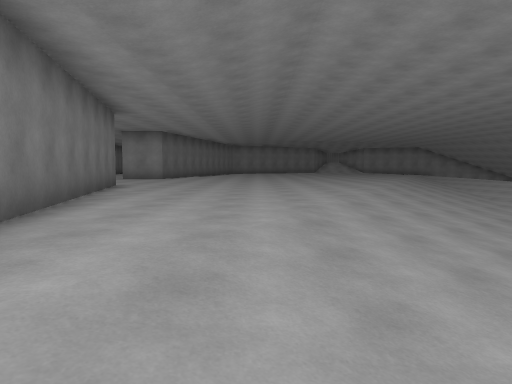
[1] (above)

13 first-person views from a walk through a Unity game level. The camera is 1.2 m above the floor, tilts 4° down and sees 70° across. The floor is counted in squares, 2 m on a side. Each view is taken from the middle of a square. On the plan, view 1 faces up. The plan holds only what a view shows up to about 10 squares ahead; the rest is blank. The place goes on beyond the plan. The player is left out. Some animated figures are left out.

[2]
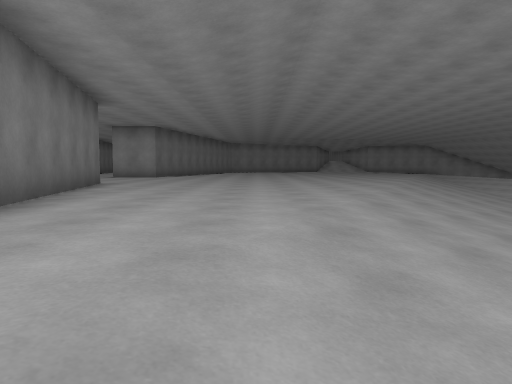

[3]
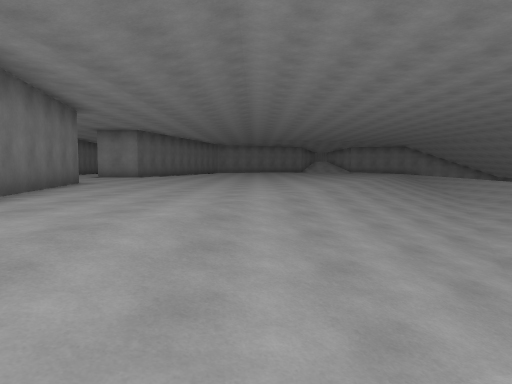

[4]
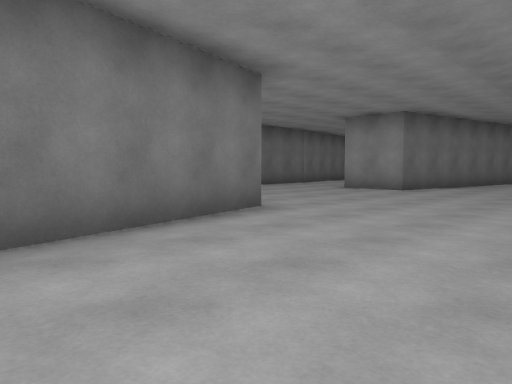

[5]
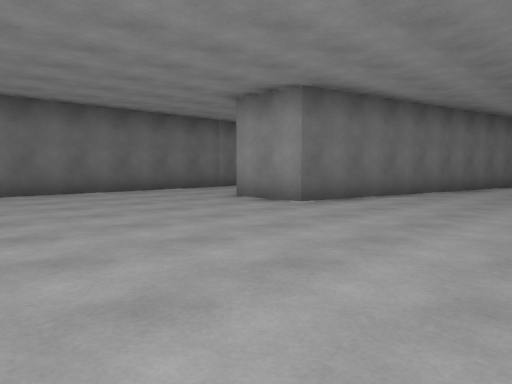

[6]
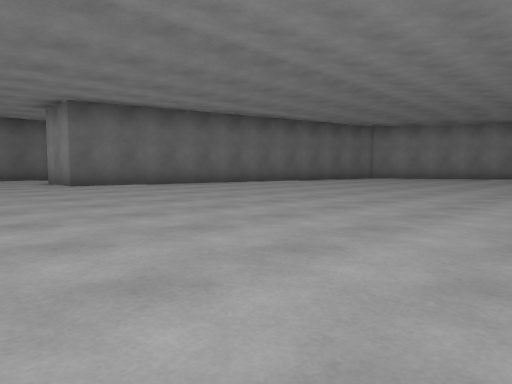

[7]
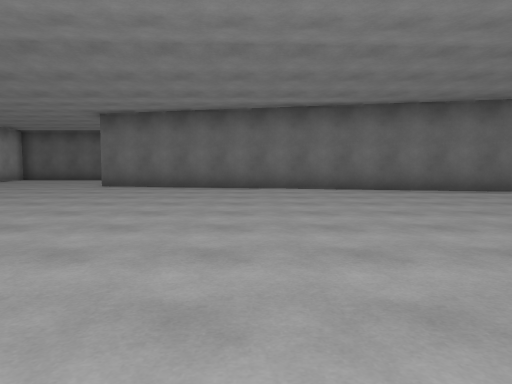

[8]
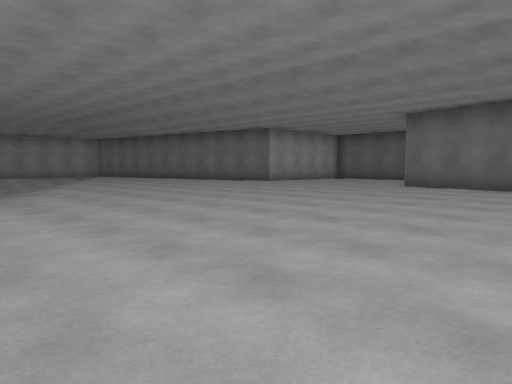

[9]
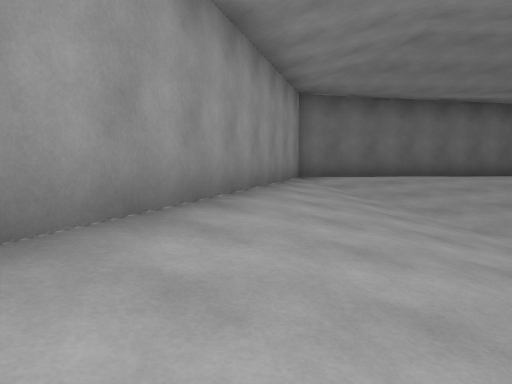

[10]
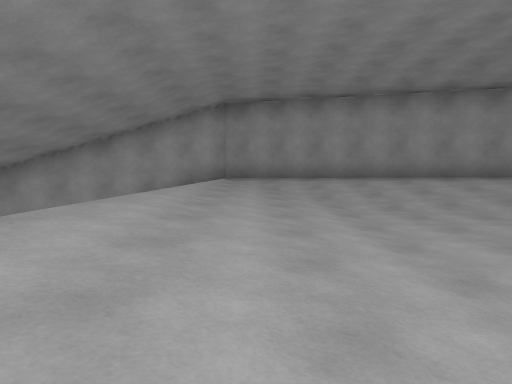

[11]
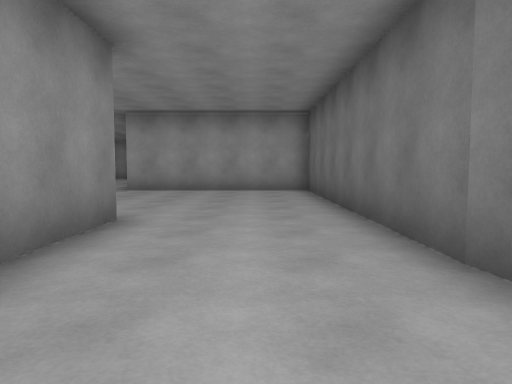

[12]
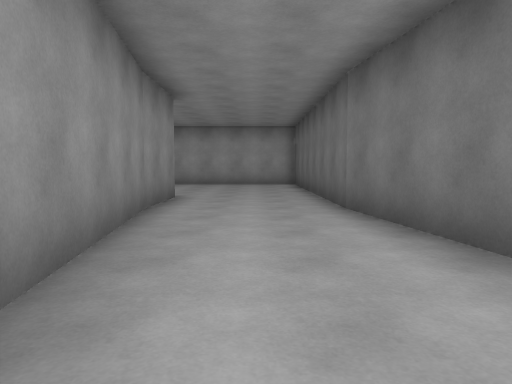

[13]
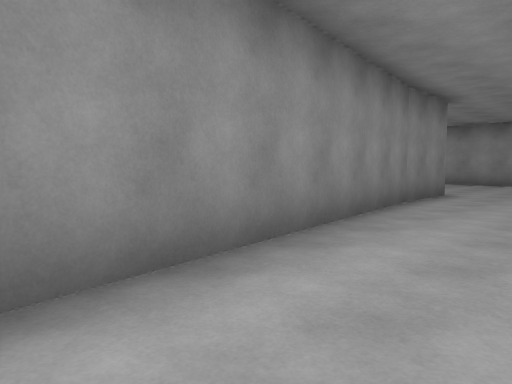

### Floor plan
Key: @ floor where view 1 was taken; # wall or solid block; . main floor; - floor 0.25 m lower than the main floor; _ floor 0.5 m lower than the main floor; < floor 0.75 m lower than the main floor; ( floor 1 m lower than the main floor; / step, stairs or slope.
Columns run from 9 left of view 1 to 12 right of it. Each row starts with its distance up from view 1.
 23  ..#   #...--
 22  ..#  #....--
 21  ..#  #....---
 20 #...# #....----
 19 #...# #....-----
 18 #...###....-----
 17 #...##.....-----
 16 #...##.....-----
 15 #...##.....----
 14 #..........----
 13 #..........----
 12 #..........----
 11 #..........---<<(
 10 ######.....---<((
  9      #.....--_<((
  8      #.....--<(((
  7      #.....-_<(( <
  6       #....-<((((<<
  5       #...-_<((((<_/
  4       #...-<(((((<_/
  3       #..._<(((((<_
  2       ##.-<((((((<_
  1        #._<<(((((<_
  0        #-@-_<<<((<-
 -1         ####-__<<<-
 -2            ####-_<-//#
 -3               #######

Where each view was taken, in squares from view 1:
view 1: 0 up, 0 right, facing up
view 2: 1 up, 0 right, facing up
view 3: 0 up, 1 right, facing up
view 4: 6 up, 0 right, facing up-left
view 5: 10 up, 0 right, facing up-left
view 6: 12 up, 5 right, facing up-left
view 7: 19 up, 6 right, facing left
view 8: 19 up, 6 right, facing down-left
view 9: 1 down, 7 right, facing left
view 10: 7 up, 8 right, facing down
view 11: 19 up, 7 left, facing down
view 12: 22 up, 7 left, facing down
view 13: 23 up, 8 left, facing down-right
